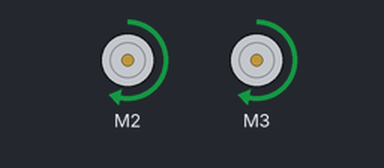
The sketch below on a simulated Arduino Uno, built with avr-gcc and run on an emulated ATmega328P. Parts: 2 × DC motor (green arrow = forward, orange = backward, longer = faster).

Above: at 0.05 s.
Timing chart, 0 to 3.0 s (numbered marks = the images above):
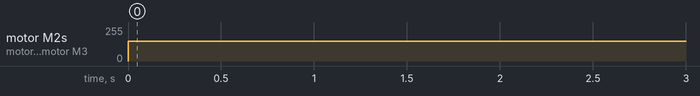

The sketch:

motorDC.ino
```cpp
//pablik beny sansajdnasnfjnskj
#include <AFMotor.h>
AF_DCMotor motor1(2);
AF_DCMotor motor2(3);

void setup() {
  // put your setup code here, to run once:
  motor1.setSpeed(150);
  motor2.setSpeed(150);
  berhenti();
}

void loop() {
 maju();
 delay(100);
 berhenti();
}

void maju(){
  motor1.run(FORWARD);
  motor2.run(FORWARD);
}
void mundur(){
  motor1.run(BACKWARD);
  motor2.run(BACKWARD);
}
void berhenti(){
  motor1.run(RELEASE);
  motor2.run(RELEASE);
}
void kanan(){
  motor1.run(FORWARD);
  motor2.run(RELEASE);
}
void kiri(){
  motor1.run(RELEASE);
  motor2.run(FORWARD);
}
```

Measured:
- by itself, motor M2, motor M3: stopped → forward 150/255 at 0.00 s
